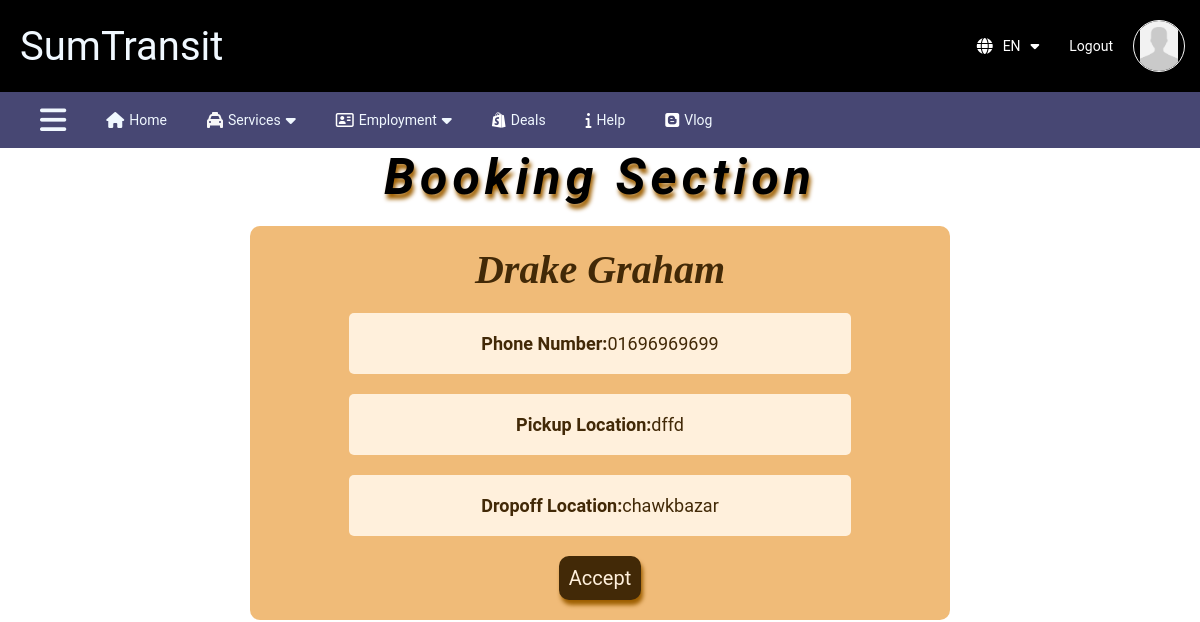
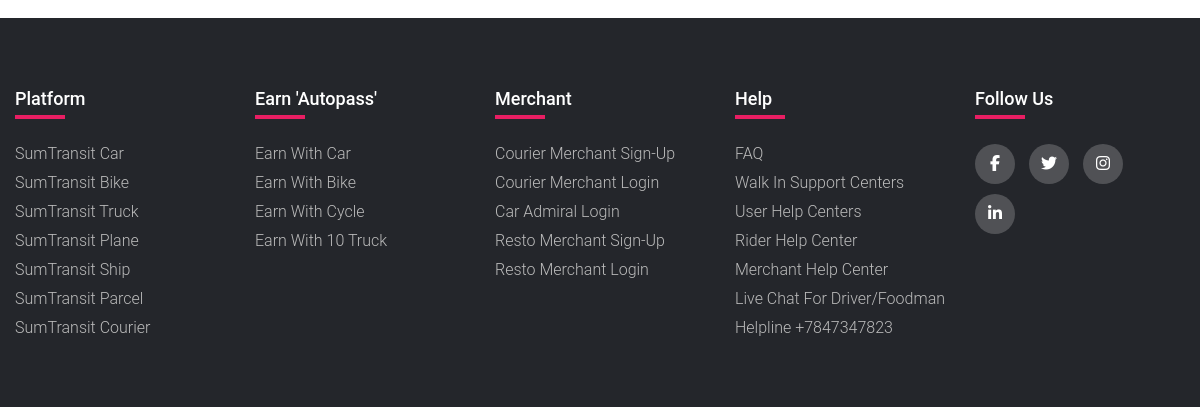
Before: /Driver/Car/Booking/ (signed in) with the older database file (2 pictures, top to bottom).
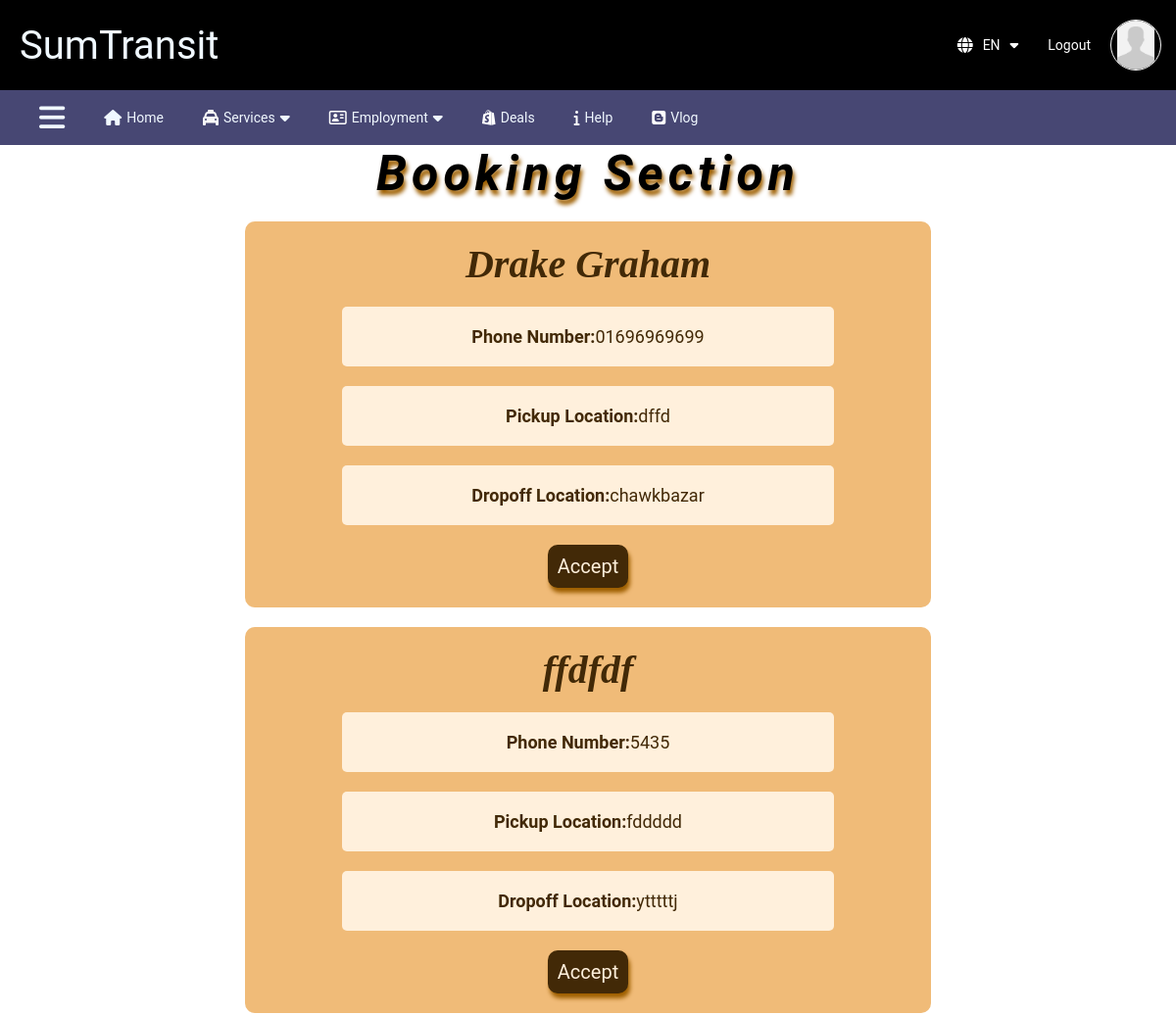
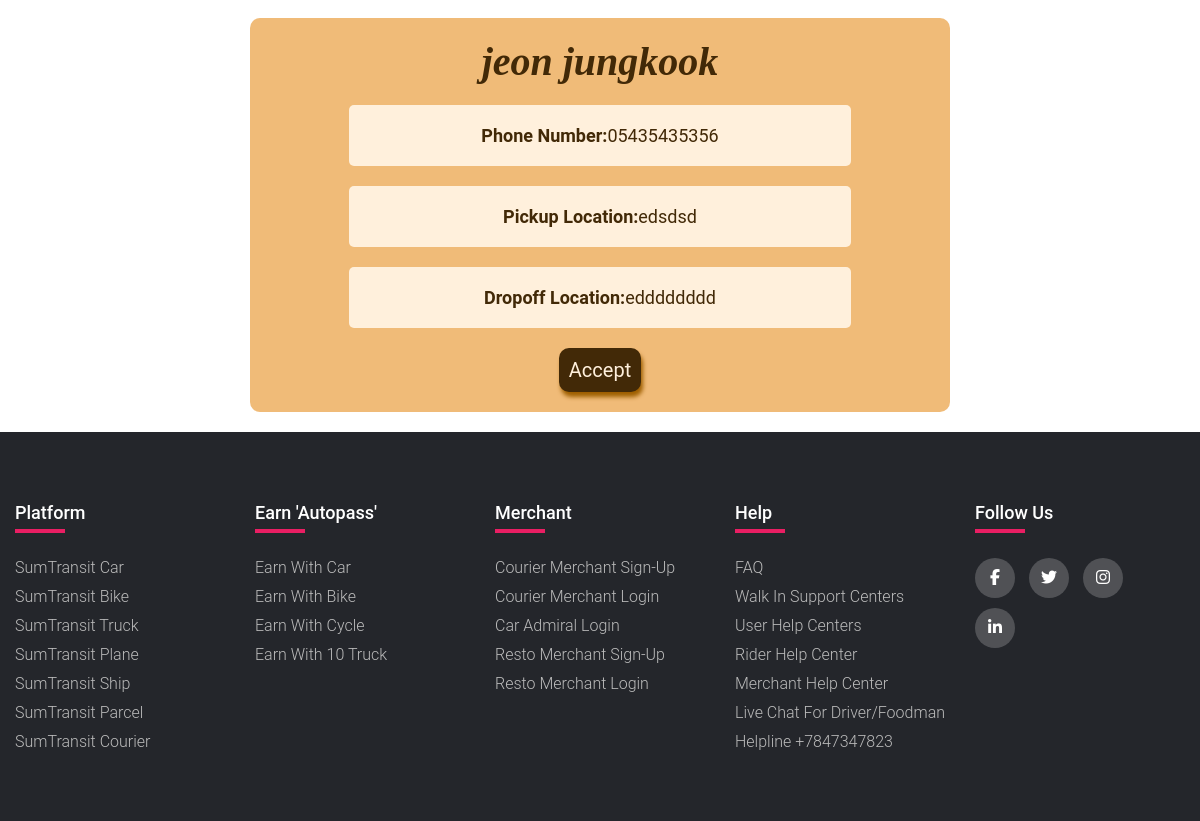
After: the same page with the newer database file (2 pictures, top to bottom).
### main/models.py (models this page shows, shortened)
class Booking(models.Model):
    STATUS_CHOICES = [
        ('pending', 'Pending'),
        ('approved', 'Approved'),
        ('rejected', 'Rejected'),
    ]
    name = models.CharField(max_length=100)
    phone_number = models.CharField(max_length=15)
    pickup_location = models.CharField(max_length=255)
    pickup_date = models.DateField(default=datetime.date(1999, 10, 10))
    pickup_time = models.TimeField(default=datetime.time(0, 0))
    dropoff_location = models.CharField(max_length=255)
    dropoff_date = models.DateField(default=datetime.date(1999, 10, 10))
    dropoff_time = models.TimeField(default=datetime.time(0, 0))
    status = models.CharField(max_length=20, choices=STATUS_CHOICES, default='pending')

### main/views.py (the view)
def confirm_car_booking(request):
    user_booking = Booking.objects.filter(status='pending')
    return render(request, 'confirm_car_booking.html',{'pendings': user_booking})

### main/context_processors.py (called while the page is built)
def profile_pic(request):
    if request.user.is_authenticated:
        try:
            rider = CarRegister.objects.get(user=request.user)
            return {'profile_pic': rider.profilepic.url if rider.profilepic else 'profilepic/profile.jpg'}
        except CarRegister.DoesNotExist:
            return {'profile_pic': 'profilepic/profile.jpg'}
    return {'profile_pic': None}

### main/templates/confirm_car_booking.html
{% extends 'base.html' %}
{% load static %}
{% block content %}
<div style="align-items: center;display: flex;flex-direction: column;">
    <h1 class="dealsheader">Booking Section</h1>
    <ul>
        {% for pending in pendings %}
        <li>
            <div class="dealsbox">
                <h3 class="dealstitle">{{ pending.name }}</h3>
                <p class="dealsdes"><b>Phone Number: </b>{{ pending.phone_number }}</p>
                <p class="dealsdes"><b>Pickup Location: </b>{{ pending.pickup_location }}</p>
                <p class="dealsdes"><b>Dropoff Location: </b>{{ pending.dropoff_location }}</p>
                <a href="{% url 'accept_booking' pending.id %}" class="thakna">
                    <div class="claimd"><p> Accept <p></div>
                </a>
            </div>
        </li>
        {% endfor %}
    </ul>
</div>
{% endblock %}

Changed rows visible on the page:
added Booking: name "ffdfdf", phone_number "5435", pickup_location "fddddd", dropoff_location "ytttttj"
added Booking: name "jeon jungkook", phone_number "05435435356", pickup_location "edsdsd", dropoff_location "edddddddd"
